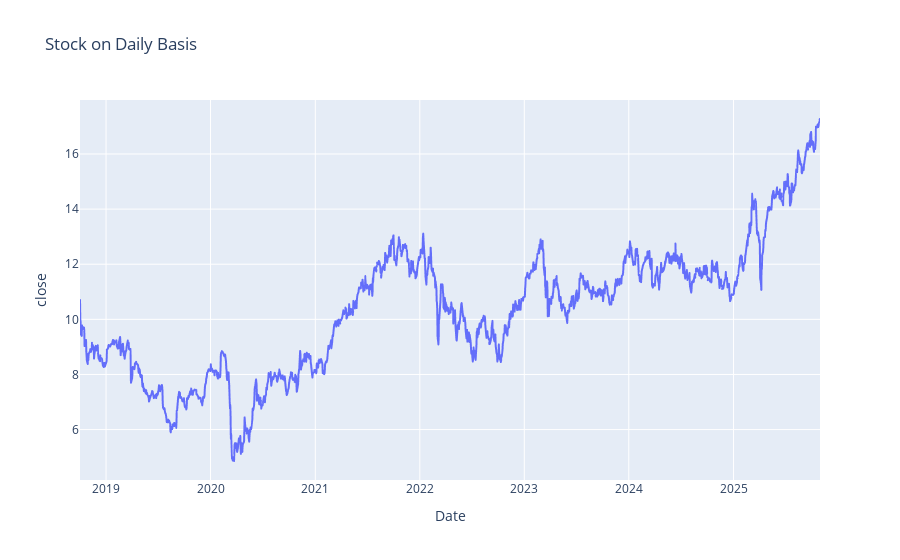

Notebook code for this chart:
### Markdown cell above
### Check the chart

### Code cell
fig = px.line(df_stock, x="date", y="close", title="Stock on Daily Basis", 
              labels={"date": "Date"})

fig.show()

### Figure 1 — Plotly figure (JSON) as saved in the notebook; plotly's stock layout.template omitted (floating-point values rounded to 4 significant figures; data arrays with more than 128 entries replaced by an {"elided": "..."} marker saying what was removed)
{"data": [{"hovertemplate": "Date=%{x}<br>close=%{y}<extra></extra>", "legendgroup": "", "line": {"color": "#636efa", "dash": "solid"}, "marker": {"symbol": "circle"}, "mode": "lines", "name": "", "showlegend": false, "type": "scattergl", "x": {"elided": "1780 str values"}, "xaxis": "x", "y": {"elided": "1780 float values"}, "yaxis": "y"}], "layout": {"legend": {"tracegroupgap": 0}, "title": {"text": "Stock on Daily Basis"}, "xaxis": {"anchor": "y", "domain": [0, 1], "title": {"text": "Date"}}, "yaxis": {"anchor": "x", "domain": [0, 1], "title": {"text": "close"}}}}
